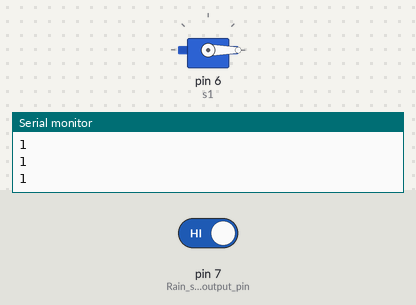
A sketch run on a simulated Arduino Uno, built with avr-gcc and run on an emulated ATmega328P. On the bench: servo, the last lines printed to the serial monitor. The inputs (shaded band) are chosen by the test bench; at power-on: pin 7 (Rain_sensor_output_pin) HIGH.

Above: at 1.2 s.
1.3 s: pin 7 (Rain_sensor_output_pin) driven LOW
At 2.4 s:
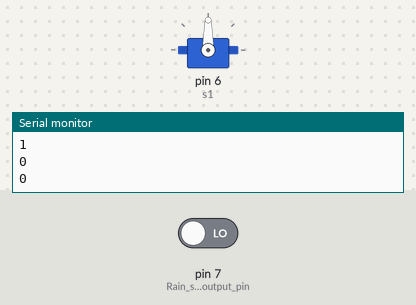
2.9 s: pin 7 (Rain_sensor_output_pin) driven HIGH
At 3.8 s:
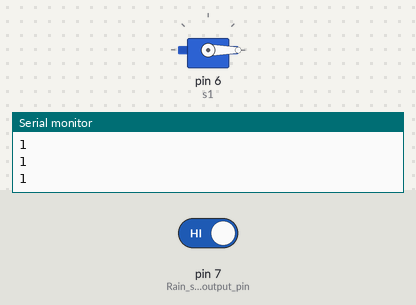
Timing chart, 0 to 5.9 s (numbered marks = the images above; inputs shaded):
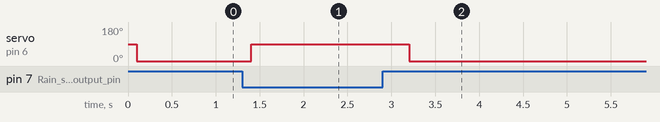

The sketch:

rain_detector.ino
```cpp
#include <Servo.h>

Servo s1;
int val = 0;

void setup()
{
  Serial.begin(9600);

  pinMode(7, INPUT);   // Rain sensor output pin
  s1.attach(6);        // Servo motor signal pin
}

void loop()
{
  val = digitalRead(7);

  Serial.println(val);

  delay(100);

  if (val == 0)
  {
    s1.write(90);   // Rotate servo to 90°
    delay(500);
  }

  if (val == 1)
  {
    s1.write(0);    // Rotate servo back to 0°
  }
}
```

Measured:
- after the input at 1.3 s, servo on pin 6 (s1): 0° → 90° after 0.10 s
- after the input at 2.9 s, servo on pin 6 (s1): 90° → 0° after 0.30 s
